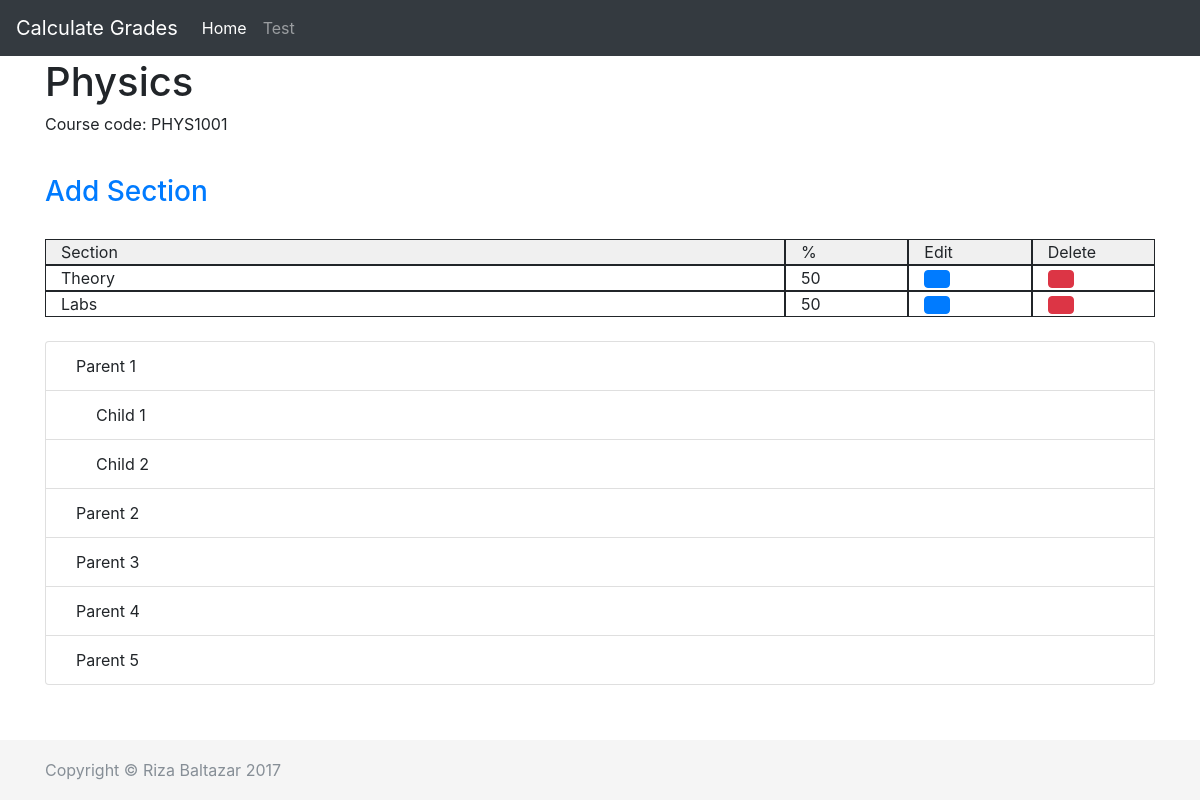
Screenshot of /calculate/course_detail/1/ with the database file from the repository.
### calculate/models.py (models this page shows, shortened)
class Course(models.Model):
    DEFAULT_PK = 1
    course_name = models.CharField(max_length=50)
    course_code = models.CharField(max_length=8, unique=True)
    atype = models.CharField(max_length=10, default='Course')
    def __str__(self):
        return self.course_name

class Section(models.Model):
    section_name = models.CharField(max_length=50)
    percentage = models.IntegerField(default=100,
                                     validators=[
                                         MaxValueValidator(100),
                                         MinValueValidator(1)
                                     ])
    atype = models.CharField(max_length=10, default='Section')
    section_section = models.ForeignKey('self',
                                        blank=True,
                                        null=True,
                                        on_delete=models.CASCADE)
    section_course = models.ForeignKey('Course',
                                       blank=True,
                                       null=True,
                                       default=Course.DEFAULT_PK,
                                       on_delete=models.CASCADE)

### calculate/views.py (the view)
# urls.py: url(r'^course_detail/(?P<pk>\d+)/$', CourseDetail.as_view(), name='course_detail'),
class CourseDetail(DetailView):
    model = Course
    def get_context_data(self, **kwargs):
        pk = self.kwargs['pk']
        context = super(CourseDetail, self).get_context_data(**kwargs)
        course = Course.objects.get(pk=pk)
        context['section_list'] = Section.objects.filter(section_course=course)
        context['course'] = course
        return context

### calculate/templates/calculate/course_detail.html (shortened to what this page needs)
{% extends "calculate/base.html" %}
{% block content %}
<h1> {{ course }}</h1>
<p>Course code: {{ course.course_code }}</p>
<br/>
<h3><a href="{% url 'calculate:add_section' course.atype course.id %}">Add Section</a></h3>
{% if section_list %}
<br/>
<div class="container">
    <div class="row" style="background-color: #f0f0f0;">
        <div class="col col-12 col-sm-6 col-md-8">
            Section
        </div>
        <div class="col">%</div>
        <div class="col">Edit</div>
        <div class="col">Delete</div>
    </div>
    {% for section in section_list %}
    <div class="row">
        <div class="col col-12 col-sm-6 col-md-8">
            {{ section.section_name }}
        </div>
        <div class="col">
            {{ section.percentage }}
        </div>
        <div class="col">
            <a data-toggle="modal"
               data-target="#section-modal"
               title="edit section"
               data-tooltip=""
               class="btn btn-primary"
               href="{% url 'calculate:update_section' section.id %}">
            </a>
        </div>
        <div class="col">
            <a class="btn btn-danger" href="{% url 'calculate:delete_section' section.id %}" method="POST">
            </a>
        </div>
    </div>
    {% endfor %}
</div>
{% else %}
<p>No sections are available.</p>
{% endif %}
<br/>
<div id="tree">
</div>
{% endblock %}

### calculate/static/calculate/css/sticky-footer-navbar.css (style rules this page uses)
html { position: relative; min-height: 100%; }
body { margin-bottom: 60px; }
div.col { border: 1px solid; }

### rows the page displays
Course: course_name "Physics", course_code "PHYS1001"
Section: section_name "Theory", percentage "50"
Section: section_name "Labs", percentage "50"
